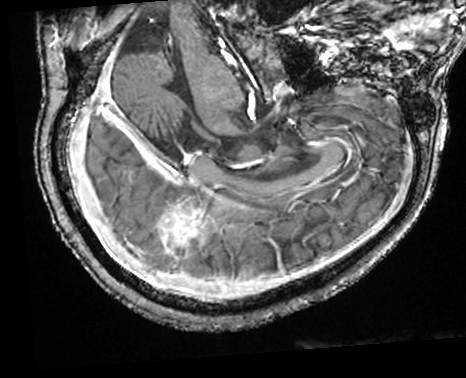
#> input picture 0426_data/test/CT/01.png, 466 x 378 px
$ python fig_positioning_workflow.py
#> lines starting #> are read from the running program, lines starting #| are printed output that depends on the picture
"""
磁场辅助定位结合超声探头 - 简洁工作流程图 (配实景图)
"""
import os
import numpy as np
import matplotlib
matplotlib.use('Agg')
import matplotlib.pyplot as plt
from matplotlib.patches import FancyBboxPatch, FancyArrowPatch, Polygon, Circle, Arc, Wedge
from matplotlib.offsetbox import OffsetImage, AnnotationBbox
from PIL import Image

# ---- 字体 ----
CHINESE_FONTS = ['Heiti TC', 'PingFang SC', 'STHeiti', 'SimHei', 'Arial Unicode MS']
def get_font():
    import matplotlib.font_manager as fm
    avail = set(f.name for f in fm.fontManager.ttflist)
    for f in CHINESE_FONTS:
        if f in avail: return f
    return 'DejaVu Sans'
FONT = get_font()
plt.rcParams.update({
    'font.sans-serif': [FONT, 'DejaVu Sans'],
    'font.family': 'sans-serif',
    'axes.unicode_minus': False,
    'savefig.dpi': 300,
    'savefig.facecolor': 'white',
})

DATA_DIR = './0426_data/test'


# ---- 绘图工具 ----

def big_arrow(ax, x1, y1, x2, y2, color='#546E7A', lw=3.0, label=''):
    """粗箭头"""
    ax.add_patch(FancyArrowPatch((x1, y1), (x2, y2), arrowstyle='-|>',
                                 color=color, lw=lw, mutation_scale=20,
                                 shrinkA=8, shrinkB=8, zorder=5))
    if label:
        mx, my = (x1 + x2) / 2, (y1 + y2) / 2 + 0.35
        ax.text(mx, my, label, fontsize=11, ha='center', va='center',
                color=color, fontweight='bold', zorder=6)


def draw_rounded_box(ax, x, y, w, h, fc, ec, lw=1.5, zorder=3):
    """圆角矩形"""
    ax.add_patch(FancyBboxPatch((x, y), w, h, boxstyle="round,pad=0.08",
                                fc=fc, ec=ec, lw=lw, zorder=zorder))


def embed_image(ax, img_path, cx, cy, zoom=0.22):
    """嵌入真实图片"""
    img = Image.open(img_path).convert('L')
    img = img.resize((128, 128), Image.LANCZOS)
    img_arr = np.array(img)
    im = OffsetImage(img_arr, zoom=zoom, cmap='gray')
    ab = AnnotationBbox(im, (cx, cy), frameon=True,
                        bboxprops=dict(boxstyle='round,pad=0.05',
                                       edgecolor='#90A4AE', linewidth=1.2,
                                       facecolor='white'),
                        zorder=4)
    ax.add_artist(ab)


def draw_emitter(ax, cx, cy):
    """画磁场发射器示意图"""
    # 底座
    draw_rounded_box(ax, cx-0.8, cy-0.6, 1.6, 0.5, '#CFD8DC', '#607D8B', lw=1.2)
    # 立柱
    ax.add_patch(FancyBboxPatch((cx-0.15, cy-0.1), 0.3, 1.2, boxstyle="round,pad=0.02",
                                fc='#B0BEC5', ec='#607D8B', lw=1.0, zorder=3))
    # 发射头 (椭圆)
    ellipse = matplotlib.patches.Ellipse((cx, cy+1.3), 1.2, 0.6,
                                          fc='#78909C', ec='#455A64', lw=1.2, zorder=3)
    ax.add_patch(ellipse)
    # 磁场线 (波浪)
    for i, (dy, alpha) in enumerate([(0.3, 0.8), (0.0, 0.5), (-0.3, 0.3)]):
        t = np.linspace(0, 2, 30)
        ax.plot(cx + 0.7 + t * 0.6, cy + 1.3 + dy + 0.08 * np.sin(t * 6),
                color='#26A69A', lw=1.5, alpha=alpha, zorder=3)
    # 指示灯
    ax.add_patch(Circle((cx, cy+1.3), 0.08, fc='#4CAF50', ec='#2E7D32',
                         lw=0.8, zorder=4))


def draw_probe(ax, cx, cy):
    """画超声探头示意图"""
    # 手柄 (长矩形)
    ax.add_patch(FancyBboxPatch((cx-0.25, cy-0.5), 0.5, 1.6,
                                boxstyle="round,pad=0.06",
                                fc='#ECEFF1', ec='#607D8B', lw=1.2, zorder=3))
    # 探头头部 (梯形)
    head = Polygon([(cx-0.5, cy-0.5), (cx+0.5, cy-0.5),
                     (cx+0.35, cy-0.9), (cx-0.35, cy-0.9)],
                    closed=True, fc='#B0BEC5', ec='#455A64', lw=1.2, zorder=3)
    ax.add_patch(head)
    # 6DOF传感器 (小方块)
    ax.add_patch(FancyBboxPatch((cx-0.2, cy+0.6), 0.4, 0.35,
                                boxstyle="round,pad=0.02",
                                fc='#42A5F5', ec='#1565C0', lw=1.0, zorder=4))
    ax.text(cx, cy+0.78, '6DOF', fontsize=6, ha='center', va='center',
            color='white', fontweight='bold', zorder=5)
    # 线缆
    t = np.linspace(0, 1.2, 30)
    ax.plot(cx + 0.08 * np.sin(t * 8), cy + 1.1 + t * 0.5,
            color='#78909C', lw=1.5, zorder=3)


def draw_brain_icon(ax, cx, cy):
    """画大脑简化图标"""
    # 大脑轮廓 (两个半球)
    t = np.linspace(0, 2 * np.pi, 100)
    # 左半球
    ax.plot(cx - 0.1 + 0.55 * np.cos(t) * (np.cos(t) < 0.1).astype(float) +
            0.55 * np.cos(t) * (np.cos(t) >= 0.1).astype(float) * 0.8,
            cy + 0.5 * np.sin(t), color='#EF9A9A', lw=0)
    brain = matplotlib.patches.Ellipse((cx-0.15, cy), 0.8, 0.9,
                                        fc='#FFCDD2', ec='#E57373', lw=1.5, zorder=3)
    ax.add_patch(brain)
    brain2 = matplotlib.patches.Ellipse((cx+0.15, cy), 0.8, 0.9,
                                         fc='#FFCDD2', ec='#E57373', lw=1.5, zorder=3)
    ax.add_patch(brain2)
    # 中缝
    ax.plot([cx, cx], [cy-0.45, cy+0.45], color='#E57373', lw=1.0, zorder=4)
    # 脑回纹理
    for dy in [-0.15, 0.1, 0.3]:
        t = np.linspace(-0.3, 0.3, 20)
        ax.plot(cx + t, cy + dy + 0.05 * np.sin(t * 15),
                color='#E57373', lw=0.7, alpha=0.6, zorder=4)


# =================== 主图 ===================
def main():
    fig, ax = plt.subplots(figsize=(20, 7.5))
    ax.set_xlim(-1, 21)
    ax.set_ylim(-1.5, 6.5)
    ax.set_aspect('equal')
    ax.axis('off')

    # ========================================
    # 第1列: 硬件设备 (磁场发射器 + 超声探头)
    # ========================================
    # 浅绿背景
    draw_rounded_box(ax, -0.5, -1.2, 4.0, 7.2, '#E8F5E9', '#A5D6A7', lw=1.0)
    ax.text(1.5, 5.7, '硬件设备', fontsize=14, ha='center',
            fontweight='bold', color='#2E7D32', zorder=6)

    # 磁场发射器
    draw_emitter(ax, 0.8, 3.0)
    ax.text(0.8, 2.0, '磁场发射器', fontsize=11, ha='center',
            fontweight='bold', color='#37474F', zorder=6)

    # 超声探头
    draw_probe(ax, 2.8, 3.5)
    ax.text(2.8, 2.0, '超声探头', fontsize=11, ha='center',
            fontweight='bold', color='#37474F', zorder=6)

    # 患者 (大脑图标)
    draw_brain_icon(ax, 1.8, 0.2)
    ax.text(1.8, -0.7, '患者脑组织', fontsize=10, ha='center',
            color='#C62828', fontweight='bold', zorder=6)

    # 探头 → 患者 虚线
    ax.annotate('', xy=(2.2, 0.7), xytext=(2.6, 2.5),
                arrowprops=dict(arrowstyle='->', color='#78909C',
                                lw=1.5, ls='--'))

    # ========================================
    # 第2列: 实时数据采集 (真实MRI/CT图像)
    # ========================================
    draw_rounded_box(ax, 4.2, -1.2, 3.8, 7.2, '#FFF8E1', '#FFE082', lw=1.0)
    ax.text(6.1, 5.7, '数据采集', fontsize=14, ha='center',
            fontweight='bold', color='#E65100', zorder=6)

    # 嵌入真实CT图像
    ct_path = os.path.join(DATA_DIR, 'CT', '01.png')
    if os.path.exists(ct_path):
        embed_image(ax, ct_path, 5.3, 3.5, zoom=0.35)
#> in embed_image, img is the input picture: PIL image 466x378 L; min 0, max 255, mean 80.6
#> in embed_image, `img = img.resize((128, 128), Image.LANCZOS)`:
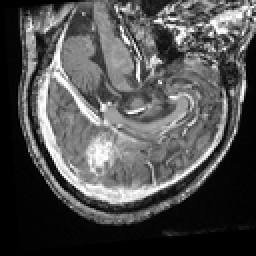
#> img: PIL image 128x128 L (shown 2 times larger); min 0, max 255, mean 80.5
        ax.text(5.3, 2.0, 'CT图像', fontsize=11, ha='center',
                fontweight='bold', color='#37474F', zorder=6)

    # 嵌入真实MRI图像
    mri_path = os.path.join(DATA_DIR, 'MRI', '01.png')
    if os.path.exists(mri_path):
        embed_image(ax, mri_path, 7.0, 3.5, zoom=0.35)
        ax.text(7.0, 2.0, 'US图像', fontsize=11, ha='center',
                fontweight='bold', color='#37474F', zorder=6)

    # 6DOF数据标注
    ax.text(6.1, 0.8, '6DOF 位姿数据', fontsize=11, ha='center',
            fontweight='bold', color='#E65100', zorder=6,
            bbox=dict(boxstyle='round,pad=0.3', fc='#FFF3E0',
                      ec='#FF9800', lw=1.0))
    # (坐标分量说明已省略)

    # 硬件 → 数据采集
    big_arrow(ax, 3.7, 3.0, 4.4, 3.0, '#546E7A', 3.0)

    # ========================================
    # 第3列: 坐标变换与优化
    # ========================================
    draw_rounded_box(ax, 8.6, -1.2, 3.8, 7.2, '#E3F2FD', '#90CAF9', lw=1.0)
    ax.text(10.5, 5.7, '坐标变换与优化', fontsize=14, ha='center',
            fontweight='bold', color='#1565C0', zorder=6)

    # Rodrigues旋转
    draw_rounded_box(ax, 9.0, 3.5, 3.0, 1.5, '#BBDEFB', '#1E88E5', lw=1.2)
    ax.text(10.5, 4.55, 'Rodrigues旋转', fontsize=12, ha='center',
            fontweight='bold', color='#0D47A1', zorder=6)
    ax.text(10.5, 3.95,
            r'$\mathbf{P}_{g} = \mathbf{R} \cdot \mathbf{P}_{l} + \mathbf{t}$',
            fontsize=11, ha='center', color='#1B5E20', zorder=6)

    # 双线性插值
    draw_rounded_box(ax, 9.0, 1.5, 3.0, 1.5, '#BBDEFB', '#1E88E5', lw=1.2)
    ax.text(10.5, 2.55, '双线性插值', fontsize=12, ha='center',
            fontweight='bold', color='#0D47A1', zorder=6)
    ax.text(10.5, 1.95, '像素→3D坐标', fontsize=11, ha='center',
            fontweight='bold', color='#37474F', zorder=6)

    # 数据优化
    draw_rounded_box(ax, 9.0, -0.5, 3.0, 1.5, '#BBDEFB', '#1E88E5', lw=1.2)
    ax.text(10.5, 0.55, '数据优化', fontsize=12, ha='center',
            fontweight='bold', color='#0D47A1', zorder=6)
    ax.text(10.5, -0.05, '最小二乘+卡尔曼滤波', fontsize=10, ha='center',
            fontweight='bold', color='#37474F', zorder=6)

    # 内部箭头
    ax.annotate('', xy=(10.5, 3.1), xytext=(10.5, 3.5),
                arrowprops=dict(arrowstyle='->', color='#1565C0', lw=1.5))
    ax.annotate('', xy=(10.5, 1.1), xytext=(10.5, 1.5),
                arrowprops=dict(arrowstyle='->', color='#1565C0', lw=1.5))

    # 数据采集 → 坐标变换
    big_arrow(ax, 8.2, 3.0, 8.8, 3.0, '#546E7A', 3.0)

    # ========================================
    # 第4列: 输出 (定位后图像 + 后续应用)
    # ========================================
    draw_rounded_box(ax, 13.0, -1.2, 7.5, 7.2, '#F3E5F5', '#CE93D8', lw=1.0)
    ax.text(16.75, 5.7, '输出与应用', fontsize=14, ha='center',
            fontweight='bold', color='#6A1B9A', zorder=6)

    # 定位后US图像 (嵌入真实配准结果)
    draw_rounded_box(ax, 13.5, 2.3, 3.2, 3.0, '#E1BEE7', '#8E24AA', lw=1.5)
    ax.text(15.1, 5.0, '定位后US图像', fontsize=12, ha='center',
            fontweight='bold', color='#4A148C', zorder=6)

    # 嵌入真实配准结果图
    deformed_path = os.path.join(DATA_DIR, 'MRI_deformed', '01_deformed_1.png')
    if os.path.exists(deformed_path):
        embed_image(ax, deformed_path, 15.1, 3.5, zoom=0.38)
#> call 3 of embed_image, with cx = 15.1, cy = 3.5, zoom = 0.38
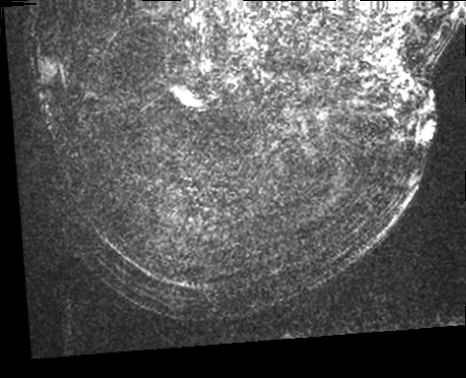
#> input picture 0426_data/test/MRI_deformed/01_deformed_1.png, 466 x 378 px
#> in embed_image, img is the input picture: PIL image 466x378 L; min 0, max 255, mean 90.3
#> in embed_image (call 3), `img = img.resize((128, 128), Image.LANCZOS)`:
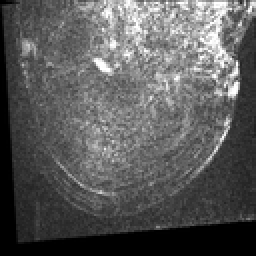
#> img: PIL image 128x128 L (shown 2 times larger); min 0, max 255, mean 90.3

    ax.text(15.1, 2.5, '含3D空间坐标', fontsize=11, ha='center',
            fontweight='bold', color='#6A1B9A', zorder=6)

    # 后续应用1: MRI-US配准
    draw_rounded_box(ax, 17.3, 3.2, 2.8, 1.5, '#F3E5F5', '#8E24AA', lw=1.2, zorder=3)
    ax.text(18.7, 4.3, 'MRI-US', fontsize=11, ha='center',
            fontweight='bold', color='#4A148C', zorder=6)
    ax.text(18.7, 3.7, '配准', fontsize=11, ha='center',
            fontweight='bold', color='#4A148C', zorder=6)

    # 后续应用2: 误差先验建模
    draw_rounded_box(ax, 17.3, 0.8, 2.8, 1.5, '#FFEBEE', '#E53935', lw=1.2, zorder=3)
    ax.text(18.7, 1.9, '误差先验', fontsize=11, ha='center',
            fontweight='bold', color='#B71C1C', zorder=6)
    ax.text(18.7, 1.3, '建模', fontsize=11, ha='center',
            fontweight='bold', color='#B71C1C', zorder=6)

    # 定位后US → 后续
    ax.annotate('', xy=(17.3, 4.0), xytext=(16.7, 4.0),
                arrowprops=dict(arrowstyle='->', color='#6A1B9A', lw=2.0))
    ax.annotate('', xy=(17.3, 1.5), xytext=(16.7, 2.8),
                arrowprops=dict(arrowstyle='->', color='#C62828', lw=2.0,
                                connectionstyle='arc3,rad=0.2'))

    # 坐标变换 → 输出
    big_arrow(ax, 12.2, 3.0, 13.2, 3.0, '#546E7A', 3.0)

    # (精度标注已省略)

    # ===== 保存 =====
    save_path = os.path.join('figures', 'fig_magnetic_positioning_workflow.png')
    os.makedirs('figures', exist_ok=True)
    plt.savefig(save_path, bbox_inches='tight', facecolor='white', pad_inches=0.2)
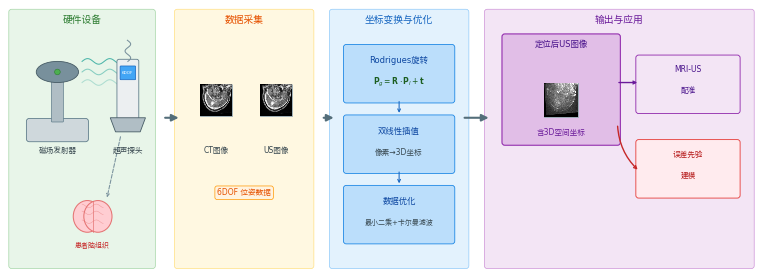
#> figure drawn by matplotlib, 1 panel
    plt.close()
    print(f"✓ 保存至: {save_path}")


if __name__ == '__main__':
    main()
